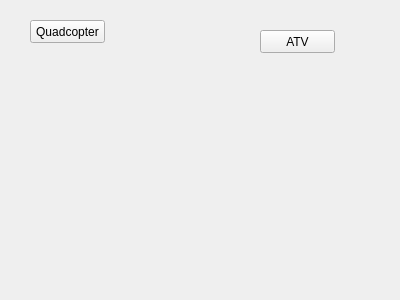
<?xml version="1.0" encoding="UTF-8"?>
<ui version="4.0">
 <class>MainWindow</class>
 <widget class="QMainWindow" name="MainWindow">
  <property name="geometry">
   <rect>
    <x>0</x>
    <y>0</y>
    <width>400</width>
    <height>300</height>
   </rect>
  </property>
  <property name="windowTitle">
   <string>MainWindow</string>
  </property>
  <widget class="QWidget" name="centralWidget">
   <widget class="QPushButton" name="pushButton">
    <property name="geometry">
     <rect>
      <x>30</x>
      <y>20</y>
      <width>75</width>
      <height>23</height>
     </rect>
    </property>
    <property name="text">
     <string>Quadcopter</string>
    </property>
   </widget>
   <widget class="QPushButton" name="pushButton_2">
    <property name="geometry">
     <rect>
      <x>260</x>
      <y>30</y>
      <width>75</width>
      <height>23</height>
     </rect>
    </property>
    <property name="text">
     <string>ATV</string>
    </property>
   </widget>
  </widget>
 </widget>
 <layoutdefault spacing="6" margin="11"/>
 <resources/>
 <connections/>
</ui>
